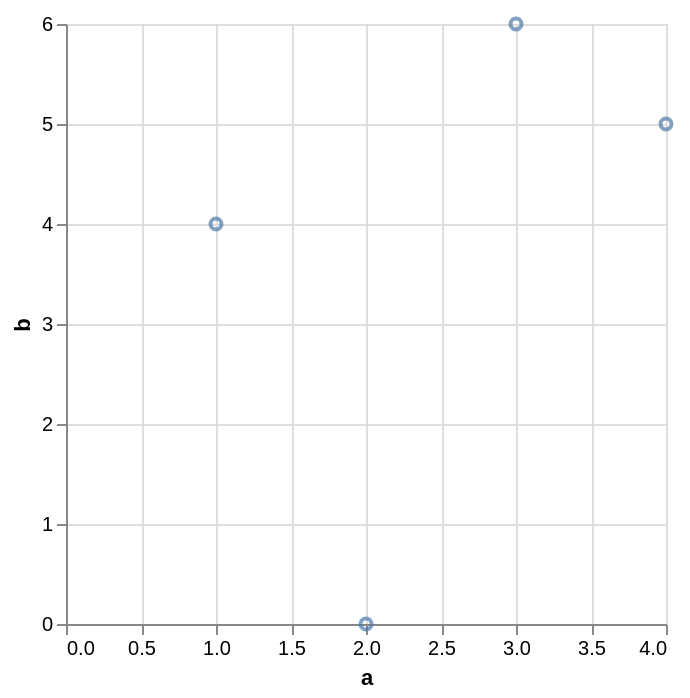

This figure's Vega-Lite source:
### Vega-Lite specification from a JSON file in a GitHub repository (floating-point values rounded to 4 significant figures)
{"$schema": "https://vega.github.io/schema/vega-lite/v6.json", "description": "A value no scale can place, drawn rather than dropped, at the scale's own output for one.", "data": {"values": [{"a": 1, "b": 4}, {"a": 2, "b": null}, {"a": 3, "b": 6}, {"a": 4, "b": 5}]}, "mark": {"type": "point", "invalid": null}, "encoding": {"x": {"field": "a", "type": "quantitative"}, "y": {"field": "b", "type": "quantitative"}}}
